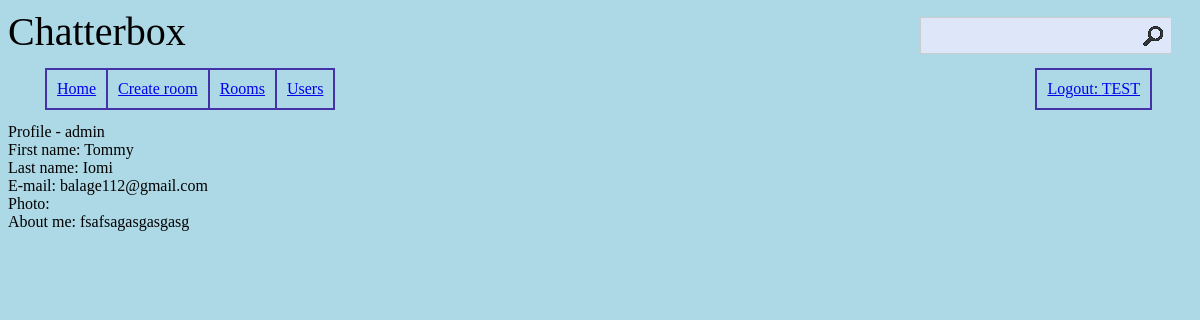
Page /user/1/ (signed in) on the committed database.
### profiles/models.py (models this page shows)
class Profile(models.Model):
    user = models.OneToOneField(User, on_delete=models.CASCADE)
    about_me = models.TextField(null=True, blank=True)
    photo = models.TextField(null=True, blank=True)
    last_seen = models.DateTimeField(auto_now=True)
    created = models.DateTimeField(auto_now_add=True)

### profiles/views.py (the view)
# urls.py: path('user/<str:pk>/', profiles.views.user_profile, name="profile"),
@login_required
def user_profile(request, pk):
    profile = Profile.objects.get(id=pk) # Profile beru z models.py
    context = {"profile":profile}
    return render(request, "profiles/user.html", context)

### profiles/templates/profiles/user.html (shortened to what this page needs)
{% extends 'main.html' %}
{% block content %}
<div class="user-profile"> Profile - {{ profile.user.username }}</div>
<div class="first_name"> First name: {{ profile.user.first_name}}</div>
<div class="last_name">Last name: {{ profile.user.last_name}}</div>
<div class="email">E-mail: {{ profile.user.email}}</div>
<div class="photo">Photo: {{ profile.photo}}</div>
<div class="about-me">About me: {{ profile.about_me}}</div>
{% endblock %}

### templates/navbar.html (shortened to what this page needs)
{% load static %}
<nav>
    <ul>
        <li><a href="{% url 'home' %}">Home</a></li>
        {% if request.user.is_authenticated %}
        <li><a href="{% url 'create_room' %}">Create room</a></li>
        <li><a href="{% url 'rooms' %}">Rooms</a></li>
        <li><a href="{% url 'profiles' %}">Users</a></li>
        <li class="last-item"><a href="{% url 'logout' %}">Logout: {{ request.user.username}}</a></li>
        {% endif %}
    </ul>
</nav>

### chatterbox/static/chatterbox/style.css (style rules this page uses)
body { background: #add8e6; }
nav ul { list-style: none; }
nav li { display: inline-block; margin: -3px; border: solid 2px #4432a8; padding: 10px; }
.last-item { float: right; margin-right: 40px; }

### rows in the picture
Profile: user.username "admin", user.first_name "Tommy", user.last_name "Iomi", user.email "balage112@gmail.com", about_me "fsafsagasgasgasg"

### other values in the picture
{{ request.user.username }} "TEST"
